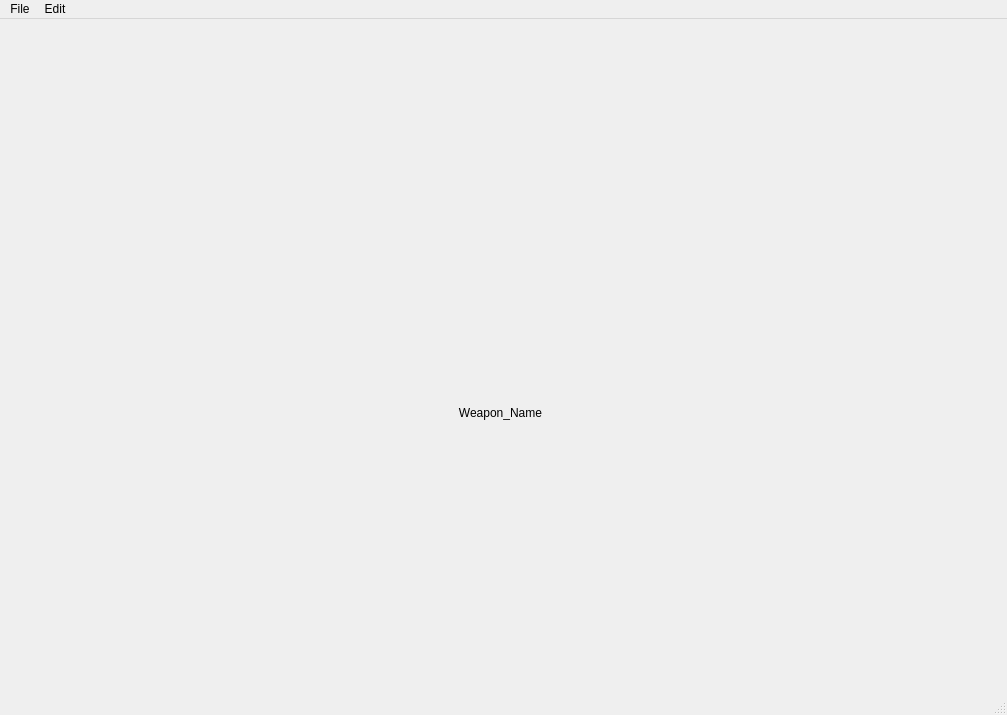
<?xml version="1.0" encoding="UTF-8"?>
<ui version="4.0">
 <class>MainWindow</class>
 <widget class="QMainWindow" name="MainWindow">
  <property name="geometry">
   <rect>
    <x>0</x>
    <y>0</y>
    <width>1007</width>
    <height>715</height>
   </rect>
  </property>
  <property name="mouseTracking">
   <bool>false</bool>
  </property>
  <property name="windowTitle">
   <string>The Art of Counter-Strike</string>
  </property>
  <property name="iconSize">
   <size>
    <width>24</width>
    <height>24</height>
   </size>
  </property>
  <widget class="QWidget" name="centralwidget">
   <widget class="QWidget" name="verticalLayoutWidget">
    <property name="geometry">
     <rect>
      <x>310</x>
      <y>170</y>
      <width>381</width>
      <height>231</height>
     </rect>
    </property>
    <layout class="QVBoxLayout" name="main_weapon_layout">
     <property name="sizeConstraint">
      <enum>QLayout::SetDefaultConstraint</enum>
     </property>
     <item>
      <widget class="QWidget" name="WeaponWidget" native="true"/>
     </item>
     <item>
      <widget class="QLabel" name="weapon_name">
       <property name="sizePolicy">
        <sizepolicy hsizetype="Expanding" vsizetype="Maximum">
         <horstretch>0</horstretch>
         <verstretch>0</verstretch>
        </sizepolicy>
       </property>
       <property name="text">
        <string>Weapon_Name</string>
       </property>
       <property name="alignment">
        <set>Qt::AlignCenter</set>
       </property>
      </widget>
     </item>
    </layout>
   </widget>
  </widget>
  <widget class="QMenuBar" name="menubar">
   <property name="geometry">
    <rect>
     <x>0</x>
     <y>0</y>
     <width>1007</width>
     <height>21</height>
    </rect>
   </property>
   <widget class="QMenu" name="menuTest">
    <property name="title">
     <string>File</string>
    </property>
   </widget>
   <widget class="QMenu" name="menuEdit">
    <property name="title">
     <string>Edit</string>
    </property>
   </widget>
   <addaction name="menuTest"/>
   <addaction name="menuEdit"/>
  </widget>
  <widget class="QStatusBar" name="statusbar"/>
 </widget>
 <resources/>
 <connections/>
</ui>
